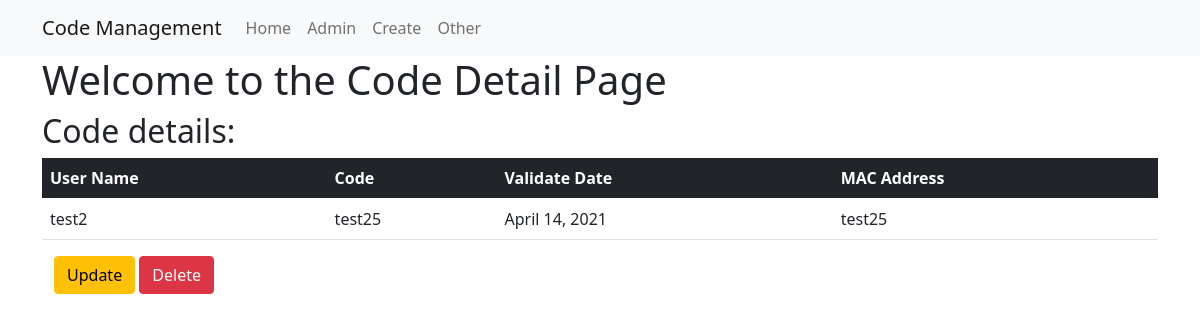
/manage_app/2/, run on the app's committed database.
### manage_app/models.py (models this page shows, shortened)
class Code(models.Model):
    user=models.CharField(max_length=264,unique=True)
    code=models.CharField(max_length=264)
    validate=models.DateField()
    mac_address=models.CharField(max_length=264,unique=True)

### manage_app/views.py (the view)
# urls.py: path('<int:pk>/', views.CodeDetailView.as_view(), name='detail'),
class CodeDetailView(DetailView):
    context_object_name='code_detail'
    model=models.Code
    template_name='manage_app/code_detail.html'

### templates/manage_app/code_detail.html (shortened to what this page needs)
{% extends 'manage_app/base.html' %}
{% block body_block %}
<div class="jumbotron">
    <h1>Welcome to the Code Detail Page</h1>
    <h2>Code details:</h2>
    <table class="table">
        <thead class="table-dark">
            <th>User Name</th>
            <th>Code</th>
            <th>Validate Date</th>
            <th>MAC Address</th>
        </thead>
        <tr>
            <td>
            {{code_detail.user}}
            </td>
            <td>
            {{code_detail.code }}
            </td>
            <td>
                {{code_detail.validate}}
            </td>
            <td>
                {{code_detail.mac_address}}
            </td>
        </tr>
    </table>
</div>
<div class="container">
    <p><a class='btn btn-warning' href="{% url 'manage_app:update' pk=code_detail.pk %}">Update</a>
    <a class='btn btn-danger' href="{% url 'manage_app:delete' pk=code_detail.pk %}">Delete</a></p>
</div>
{% endblock %}

### data on the page
Code: user "test2", code "test25", validate "April 14, 2021", mac_address "test25"
